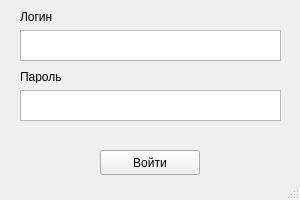
<?xml version="1.0" encoding="UTF-8"?>
<ui version="4.0">
 <class>MainWindow</class>
 <widget class="QMainWindow" name="MainWindow">
  <property name="geometry">
   <rect>
    <x>0</x>
    <y>0</y>
    <width>300</width>
    <height>200</height>
   </rect>
  </property>
  <property name="windowTitle">
   <string>MainWindow</string>
  </property>
  <widget class="QWidget" name="centralwidget">
   <widget class="QTextEdit" name="textEdit">
    <property name="geometry">
     <rect>
      <x>20</x>
      <y>90</y>
      <width>261</width>
      <height>31</height>
     </rect>
    </property>
   </widget>
   <widget class="QTextEdit" name="textEdit_2">
    <property name="geometry">
     <rect>
      <x>20</x>
      <y>30</y>
      <width>261</width>
      <height>31</height>
     </rect>
    </property>
   </widget>
   <widget class="QLabel" name="label">
    <property name="geometry">
     <rect>
      <x>20</x>
      <y>10</y>
      <width>47</width>
      <height>13</height>
     </rect>
    </property>
    <property name="text">
     <string>Логин</string>
    </property>
   </widget>
   <widget class="QLabel" name="label_2">
    <property name="geometry">
     <rect>
      <x>20</x>
      <y>70</y>
      <width>47</width>
      <height>13</height>
     </rect>
    </property>
    <property name="text">
     <string>Пароль</string>
    </property>
   </widget>
   <widget class="QPushButton" name="pushButton">
    <property name="geometry">
     <rect>
      <x>100</x>
      <y>150</y>
      <width>100</width>
      <height>25</height>
     </rect>
    </property>
    <property name="text">
     <string>Войти</string>
    </property>
   </widget>
  </widget>
  <widget class="QStatusBar" name="statusbar"/>
 </widget>
 <resources/>
 <connections/>
</ui>
